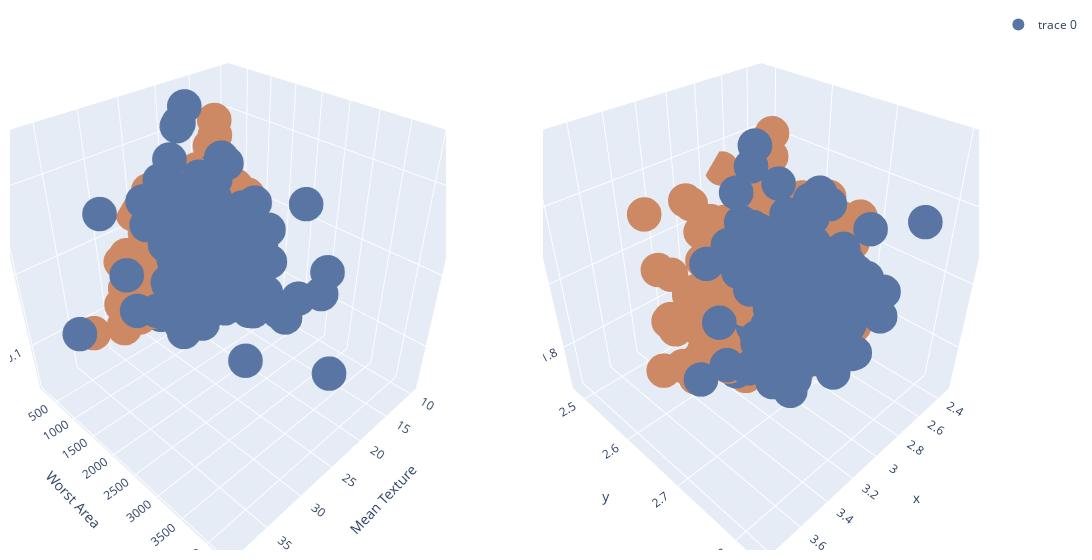

Notebook code cell kept with this figure:
### Code cell
import plotly.graph_objects as go
from plotly.subplots import make_subplots

fig =\
    make_subplots(
        rows=1, cols=2,
        specs=[
            [{'is_3d': True}, {'is_3d': True}]
        ],
        print_grid=False
    )

data =\
    eda.data\
    .loc[:,[('mean', 'texture'), ('mean_max3', 'area'), ('mean_max3', 'smoothness'), ('label', '')]]\
    .droplevel(0, axis=1).rename(columns={'': 'label'})

fig.add_trace(
    go.Scatter3d(
        x=data['texture'],
        y=data['area'],
        z=data['smoothness'],
        mode='markers',
        showlegend=False,
        marker=dict(
            size=12,
            color=data['label'],
            colorscale=['#CC8963', '#5875A4'],
            opacity=1.0
        )
    ),
    row=1, col=1
)


data =\
    transformed\
    .loc[:,[('mean', 'texture'), ('mean_max3', 'area'), ('mean_max3', 'smoothness'), ('label', '')]]\
    .droplevel(0, axis=1).rename(columns={'': 'label'})

fig.add_trace(
    go.Scatter3d(
        x=data['texture'],
        y=data['area'],
        z=data['smoothness'],
        mode='markers',
        showlegend=False,
        marker=dict(
            size=12,
            color=data['label'],
            colorscale=['#CC8963', '#5875A4'],
            opacity=1.0
        )
    ),
    row=1, col=2
)

fig.update_layout(
    width=1200,
    margin=dict(r=10, l=10, b=10, t=10),
    scene = dict(
        xaxis_title='Mean Texture',
        yaxis_title='Worst Area',
        zaxis_title='Worst Smoothness'
    )
)

fig.show()

### Figure 1 — Plotly figure (JSON) as saved in the notebook; plotly's stock layout.template omitted (floating-point values rounded to 4 significant figures; data arrays with more than 128 entries replaced by an {"elided": "..."} marker saying what was removed)
{"data": [{"legendgroup": "Malignant Benign", "marker": {"color": {"elided": "569 int values"}, "colorscale": [[0, "#CC8963"], [1, "#5875A4"]], "opacity": 1, "size": 12}, "mode": "markers", "scene": "scene", "type": "scatter3d", "x": {"elided": "569 float values"}, "y": {"elided": "569 float values"}, "z": {"elided": "569 float values"}}, {"marker": {"color": {"elided": "569 int values"}, "colorscale": [[0, "#CC8963"], [1, "#5875A4"]], "opacity": 1, "size": 12}, "mode": "markers", "scene": "scene2", "showlegend": false, "type": "scatter3d", "x": {"elided": "569 float values"}, "y": {"elided": "569 float values"}, "z": {"elided": "569 float values"}}], "layout": {"margin": {"b": 10, "l": 10, "r": 10, "t": 10}, "scene": {"domain": {"x": [0, 0.45], "y": [0, 1]}, "xaxis": {"title": {"text": "Mean Texture"}}, "yaxis": {"title": {"text": "Worst Area"}}, "zaxis": {"title": {"text": "Worst Smoothness"}}}, "scene2": {"domain": {"x": [0.55, 1], "y": [0, 1]}}, "width": 1200}}
